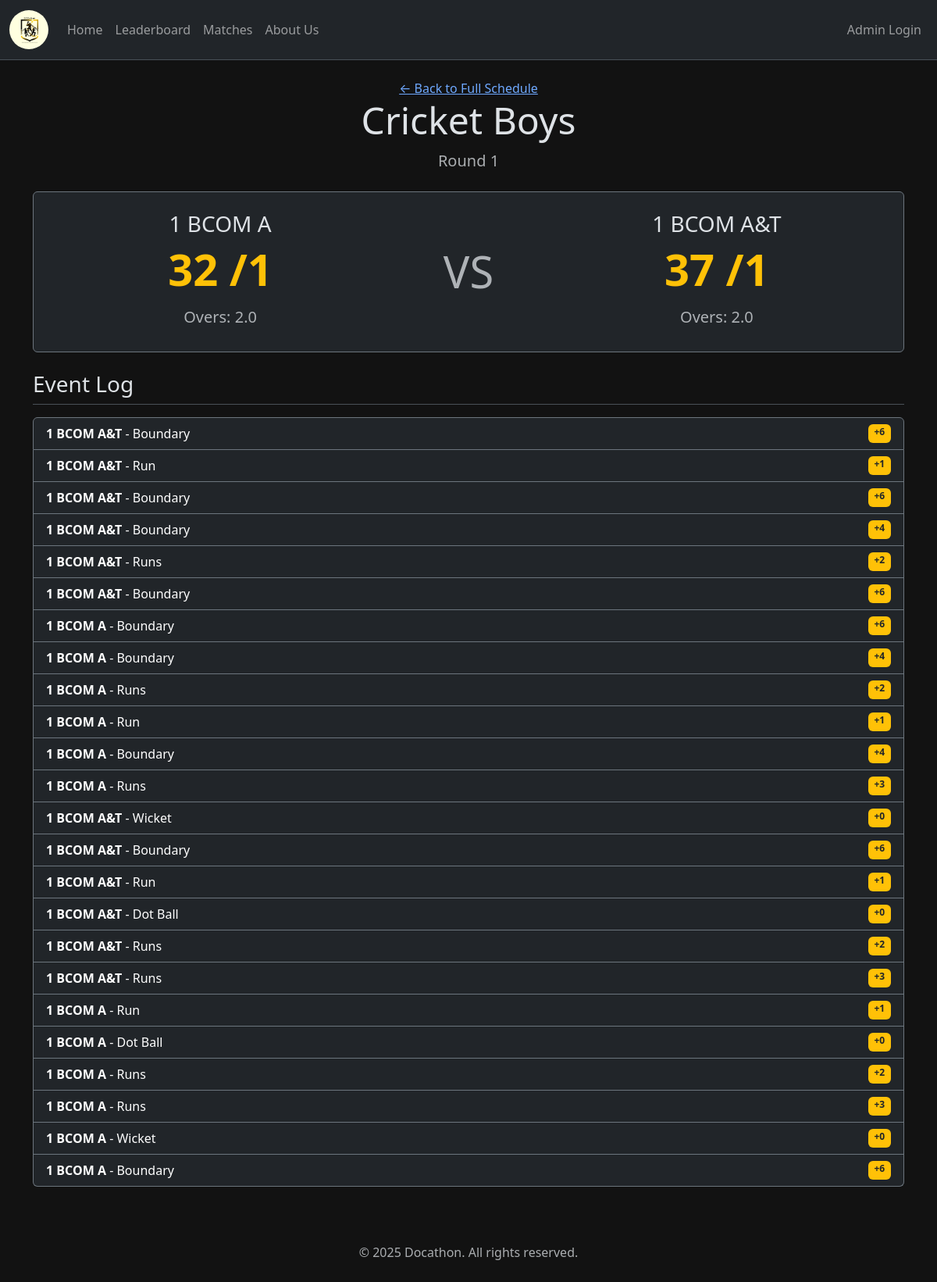
Before: /matches/7 with the older database file.
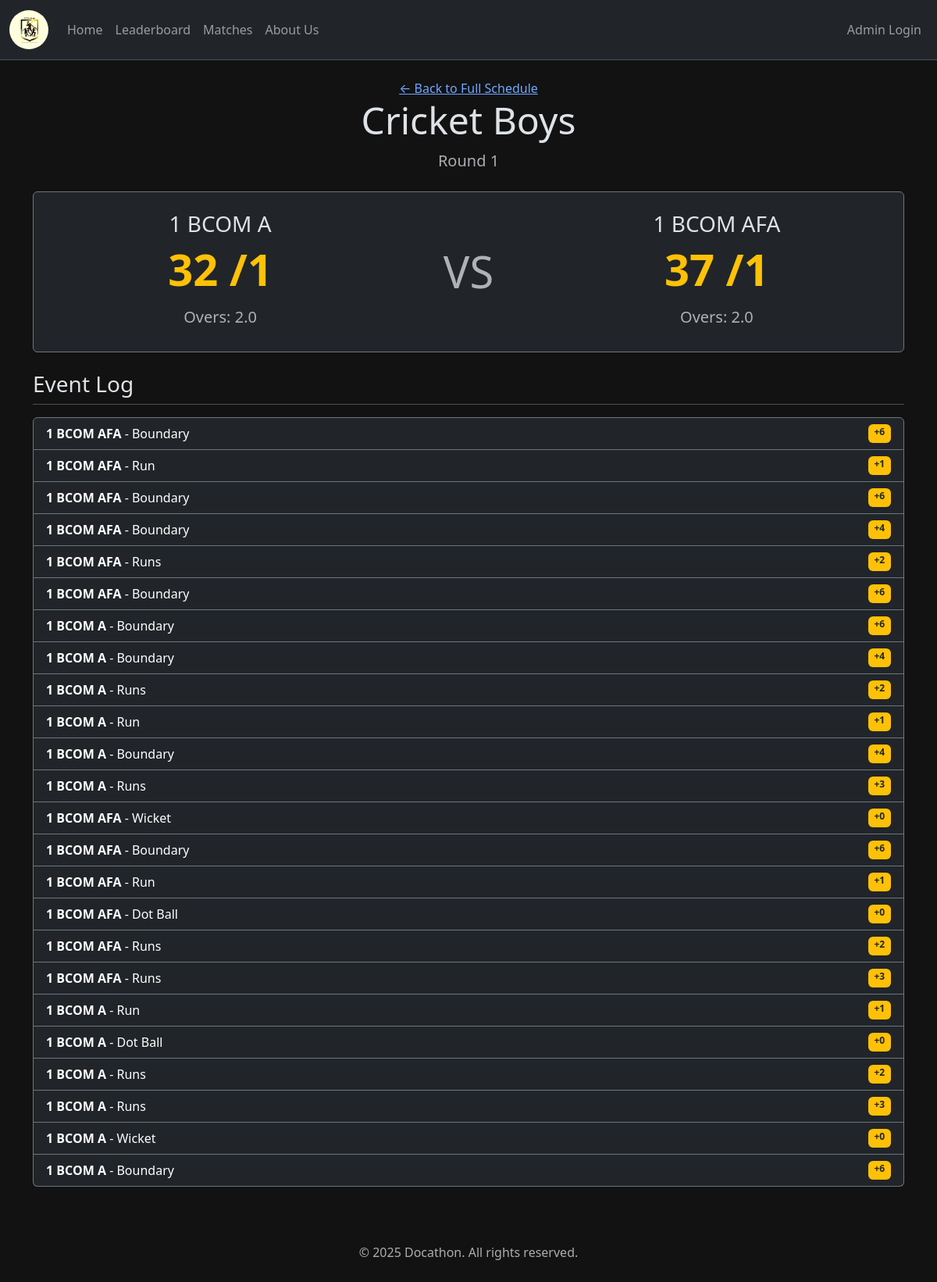
After: the same page with the newer database file.
### tables this page shows
CREATE TABLE sports (
    id INTEGER PRIMARY KEY AUTOINCREMENT,
    name TEXT NOT NULL UNIQUE,
    -- 1 for sports with scores (Football), 0 for result-only (Chess)
    has_scores INTEGER NOT NULL CHECK(has_scores IN (0, 1))
);

CREATE TABLE rounds (
                id INTEGER PRIMARY KEY AUTOINCREMENT,
                sport_id INTEGER NOT NULL,
                name TEXT NOT NULL,
                round_type TEXT NOT NULL CHECK(round_type IN ('GROUP', 'KNOCKOUT', 'QUARTER_FINAL', 'SEMI_FINAL', 'FINAL')),
                FOREIGN KEY (sport_id) REFERENCES sports (id)
            );

CREATE TABLE classes (
    id INTEGER PRIMARY KEY AUTOINCREMENT,
    name TEXT NOT NULL UNIQUE
);

CREATE TABLE matches (
    id INTEGER PRIMARY KEY AUTOINCREMENT,
    sport_id INTEGER NOT NULL,
    class1_id INTEGER NOT NULL,
    class2_id INTEGER NOT NULL,
    -- The ID of the winning class. NULL if match is not completed.
    winner_id INTEGER,
    -- Flexible text field for custom score formats (e.g., "2-1", "150/7", "21-18, 21-19")
    result_details TEXT,
    -- Status of the match
    status TEXT NOT NULL DEFAULT 'UPCOMING' CHECK(status IN ('UPCOMING', 'LIVE', 'COMPLETED')),
    -- Storing datetime as ISO 8601 string ("YYYY-MM-DD HH:MM:SS")
    match_time TEXT NOT NULL,
    notes TEXT, live_match_state TEXT, round_id INTEGER,
    FOREIGN KEY (sport_id) REFERENCES sports (id),
    FOREIGN KEY (class1_id) REFERENCES classes (id),
    FOREIGN KEY (class2_id) REFERENCES classes (id),
    FOREIGN KEY (winner_id) REFERENCES classes (id)
);

CREATE TABLE score_log (
                id INTEGER PRIMARY KEY AUTOINCREMENT,
                match_id INTEGER NOT NULL,
                team_id INTEGER NOT NULL,
                points_scored INTEGER NOT NULL,
                event_type TEXT NOT NULL,
                created_at TIMESTAMP DEFAULT CURRENT_TIMESTAMP, counts_as_ball INTEGER NOT NULL DEFAULT 0,
                FOREIGN KEY (match_id) REFERENCES matches (id),
                FOREIGN KEY (team_id) REFERENCES classes (id)
            );

### app.py (the view)
@app.route('/matches/<int:match_id>')
def match_details(match_id):
    conn = get_db_connection()
    match = conn.execute("""
        SELECT m.*, s.name as sport_name, r.name as round_name, c1.name as class1_name, c2.name as class2_name
        FROM matches m
        JOIN sports s ON m.sport_id = s.id
        JOIN rounds r ON m.round_id = r.id
        JOIN classes c1 ON m.class1_id = c1.id
        JOIN classes c2 ON m.class2_id = c2.id
        WHERE m.id = ?
    """, (match_id,)).fetchone()
    if match is None:
        flash('Match not found!', 'danger')
        return redirect(url_for('matches'))
    scores = {}
    is_cricket = 'Cricket' in match['sport_name']
    if match['status'] in ('LIVE', 'COMPLETED'):
        scores = {
            match['class1_id']: get_live_scores(conn, match_id, match['class1_id']),
            match['class2_id']: get_live_scores(conn, match_id, match['class2_id'])
        }
    score_log = conn.execute("""
        SELECT sl.*, c.name as team_name
        FROM score_log sl
        JOIN classes c ON sl.team_id = c.id
        WHERE sl.match_id = ?
        ORDER BY sl.created_at DESC
    """, (match_id,)).fetchall()
    conn.close()
    return render_template('public/match_details.html', match=match, score_log=score_log, scores=scores, is_cricket=is_cricket, page_title="Match Details")

### app.py (called while the page is built)
def get_live_scores(conn, match_id, team_id):
    score = conn.execute('SELECT SUM(points_scored) FROM score_log WHERE match_id = ? AND team_id = ?', (match_id, team_id)).fetchone()[0] or 0
    wickets = conn.execute("SELECT COUNT(*) FROM score_log WHERE match_id = ? AND team_id = ? AND event_type = 'Wicket'", (match_id, team_id)).fetchone()[0] or 0
    balls_faced = conn.execute('SELECT SUM(counts_as_ball) FROM score_log WHERE match_id = ? AND team_id = ?', (match_id, team_id)).fetchone()[0] or 0
    overs = balls_faced // 6
    balls = balls_faced % 6
    return {'score': score, 'wickets': wickets, 'overs': overs, 'balls': balls}

### utils/db.py (called while the page is built)
def get_db_connection():
    conn = sqlite3.connect(DB_PATH)
    conn.row_factory = sqlite3.Row
    return conn

### templates/public/match_details.html (shortened to what this page needs)
{% extends "base.html" %}
{% block content %}
<div class="text-center mb-4">
    <a href="{{ url_for('matches') }}">&larr; Back to Full Schedule</a>
    <h1 class="display-5">{{ match.sport_name }}</h1>
    <p class="lead text-muted">{{ match.round_name }}</p>
</div>
<div class="card bg-dark border-secondary mb-4">
    <div class="card-body p-4">
        <div class="row align-items-center text-center">
            <div class="col-5">
                <h2 class="h3">{{ match.class1_name }}</h2>
                {% if scores[match.class1_id] %}
                <p class="display-4 fw-bold text-warning">
                    <span id="score-{{ match.class1_id }}">{{ scores[match.class1_id].score }}</span>
                    {% if is_cricket %}/<span id="wickets-{{ match.class1_id }}">{{ scores[match.class1_id].wickets }}</span>{% endif %}
                </p>
                {% if is_cricket %}
                <p class="text-muted h5">
                    Overs: <span id="overs-{{ match.class1_id }}">{{ scores[match.class1_id].overs }}</span>.<span id="balls-{{ match.class1_id }}">{{ scores[match.class1_id].balls }}</span>
                </p>
                {% endif %}
                {% endif %}
            </div>
            <div class="col-2">
                <span class="display-4 text-muted">VS</span>
            </div>
            <div class="col-5">
                <h2 class="h3">{{ match.class2_name }}</h2>
                {% if scores[match.class2_id] %}
                <p class="display-4 fw-bold text-warning">
                    <span id="score-{{ match.class2_id }}">{{ scores[match.class2_id].score }}</span>
                    {% if is_cricket %}/<span id="wickets-{{ match.class2_id }}">{{ scores[match.class2_id].wickets }}</span>{% endif %}
                </p>
                {% if is_cricket %}
                <p class="text-muted h5">
                    Overs: <span id="overs-{{ match.class2_id }}">{{ scores[match.class2_id].overs }}</span>.<span id="balls-{{ match.class2_id }}">{{ scores[match.class2_id].balls }}</span>
                </p>
                {% endif %}
                {% endif %}
            </div>
        </div>
    </div>
</div>
{% if score_log %}
<h3 class="border-bottom pb-2 mb-3">Event Log</h3>
<ul class="list-group">
    {% for event in score_log %}
    <li class="list-group-item bg-dark text-white border-secondary d-flex justify-content-between">
        <span>
            <span class="fw-bold">{{ event.team_name }}</span> - {{ event.event_type }}
        </span>
        <span class="badge bg-warning text-dark">+{{ event.points_scored }}</span>
    </li>
    {% endfor %}
</ul>
{% elif match.status != 'UPCOMING' %}
<p class="text-center">No scoring events have been logged for this match.</p>
{% endif %}
{% endblock %}

### templates/base.html (shortened to what this page needs)
<!doctype html>
<html lang="en" data-bs-theme="dark">
<head>
    <link href="https://cdn.jsdelivr.net/npm/bootstrap@5.3.3/dist/css/bootstrap.min.css" rel="stylesheet">
    <link rel="stylesheet" href="{{ url_for('static', filename='css/style.css') }}">
</head>
<body>
    <nav class="navbar navbar-expand-lg navbar-dark bg-dark sticky-top border-bottom border-body">
        <div class="container-fluid">
            <a class="navbar-brand docathon-brand" href="{{ url_for('home') }}"><img src="{{ url_for('static', filename='img/logo.png') }}" alt="Docathon Logo" height="70" class = 'navbar-logo'></a>
            <div class="collapse navbar-collapse" id="navbarNav">
                <ul class="navbar-nav me-auto">
                    <li class="nav-item"><a class="nav-link" href="{{ url_for('home') }}">Home</a></li>
                    <li class="nav-item"><a class="nav-link" href="{{ url_for('leaderboard') }}">Leaderboard</a></li>
                    <li class="nav-item"><a class="nav-link" href="{{ url_for('matches') }}">Matches</a></li>
                    <li class="nav-item"><a class="nav-link" href="{{ url_for('about') }}">About Us</a></li>
                </ul>
                <ul class="navbar-nav ms-auto">
                    {% if session.get('role') == 'admin' %}
                        <li class="nav-item"><a class="nav-link" href="{{ url_for('admin_dashboard') }}">Admin Panel</a></li>
                        <li class="nav-item"><a class="nav-link" href="{{ url_for('admin_logout') }}">Logout</a></li>
                    {% else %}
                        <li class="nav-item"><a class="nav-link" href="{{ url_for('admin_login') }}">Admin Login</a></li>
                    {% endif %}
                </ul>
            </div>
        </div>
    </nav>
    <main class="container mt-4">
        {% block content %}{% endblock %}
    </main>
    <footer class="text-center text-muted py-4 mt-5">
        <p>&copy; 2025 Docathon. All rights reserved.</p>
    </footer>
</body>
</html>

### static/css/style.css (style rules this page uses)
body { background-color: #121212 !important; }
.docathon-brand, .btn-warning { color: #FFD700; font-weight: bold; }
.navbar-brand { font-size: 1.5rem; color: #FFD700 !important; }
.card { background-color: #1e1e1e; border: 1px solid #444; }
.navbar-logo { background-color: #FFFFE0; border-radius: 50%; padding: 2px; height: 50px; width: 50px; }

Changed rows visible on the page:
changed classes: class2_name "1 BCOM A&T" → "1 BCOM AFA"
changed through a linked row, score_log (number 1 of 24 on the later page): team_name "1 BCOM A&T" → "1 BCOM AFA"
changed through a linked row, score_log (number 2 of 24 on the later page): team_name "1 BCOM A&T" → "1 BCOM AFA"
changed through a linked row, score_log (number 3 of 24 on the later page): team_name "1 BCOM A&T" → "1 BCOM AFA"
changed through a linked row, score_log (number 4 of 24 on the later page): team_name "1 BCOM A&T" → "1 BCOM AFA"
changed through a linked row, score_log (number 5 of 24 on the later page): team_name "1 BCOM A&T" → "1 BCOM AFA"
changed through a linked row, score_log (number 6 of 24 on the later page): team_name "1 BCOM A&T" → "1 BCOM AFA"
changed through a linked row, score_log (number 13 of 24 on the later page): team_name "1 BCOM A&T" → "1 BCOM AFA"
changed through a linked row, score_log (number 14 of 24 on the later page): team_name "1 BCOM A&T" → "1 BCOM AFA"
changed through a linked row, score_log (number 15 of 24 on the later page): team_name "1 BCOM A&T" → "1 BCOM AFA"
changed through a linked row, score_log (number 16 of 24 on the later page): team_name "1 BCOM A&T" → "1 BCOM AFA"
changed through a linked row, score_log (number 17 of 24 on the later page): team_name "1 BCOM A&T" → "1 BCOM AFA"
changed through a linked row, score_log (number 18 of 24 on the later page): team_name "1 BCOM A&T" → "1 BCOM AFA"
